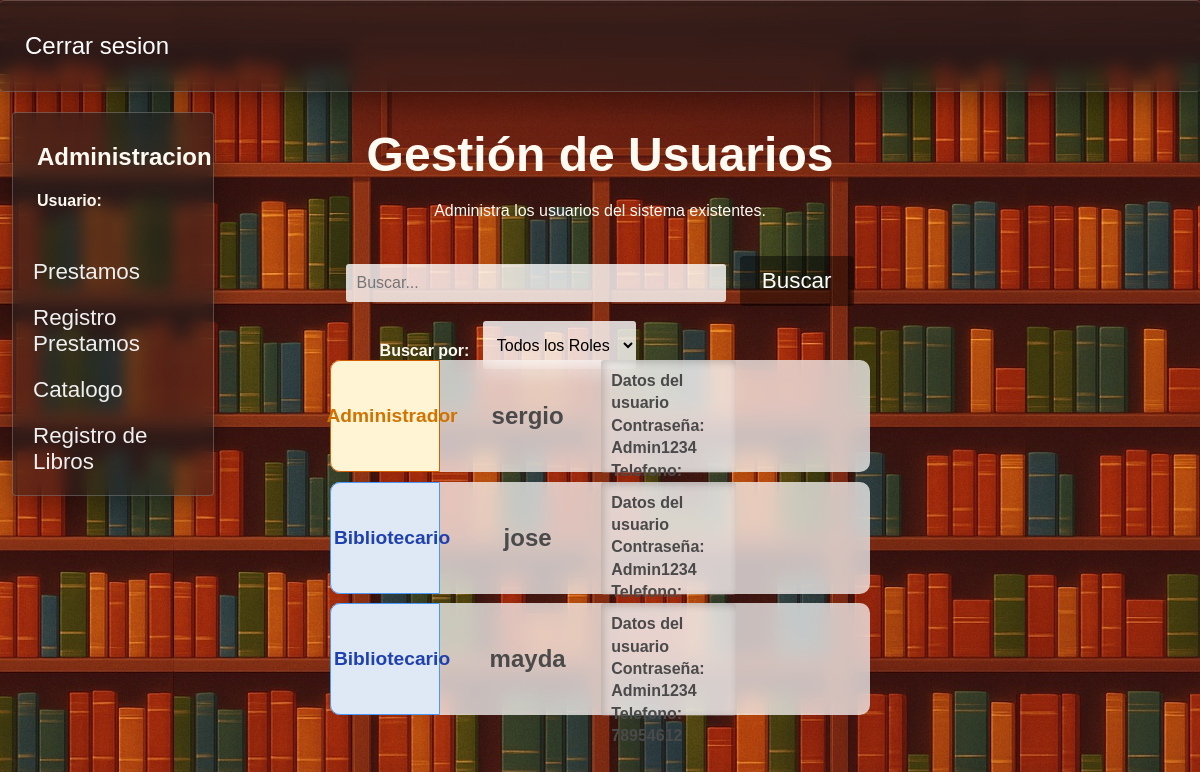
The page /usuarios on the database as committed earlier.
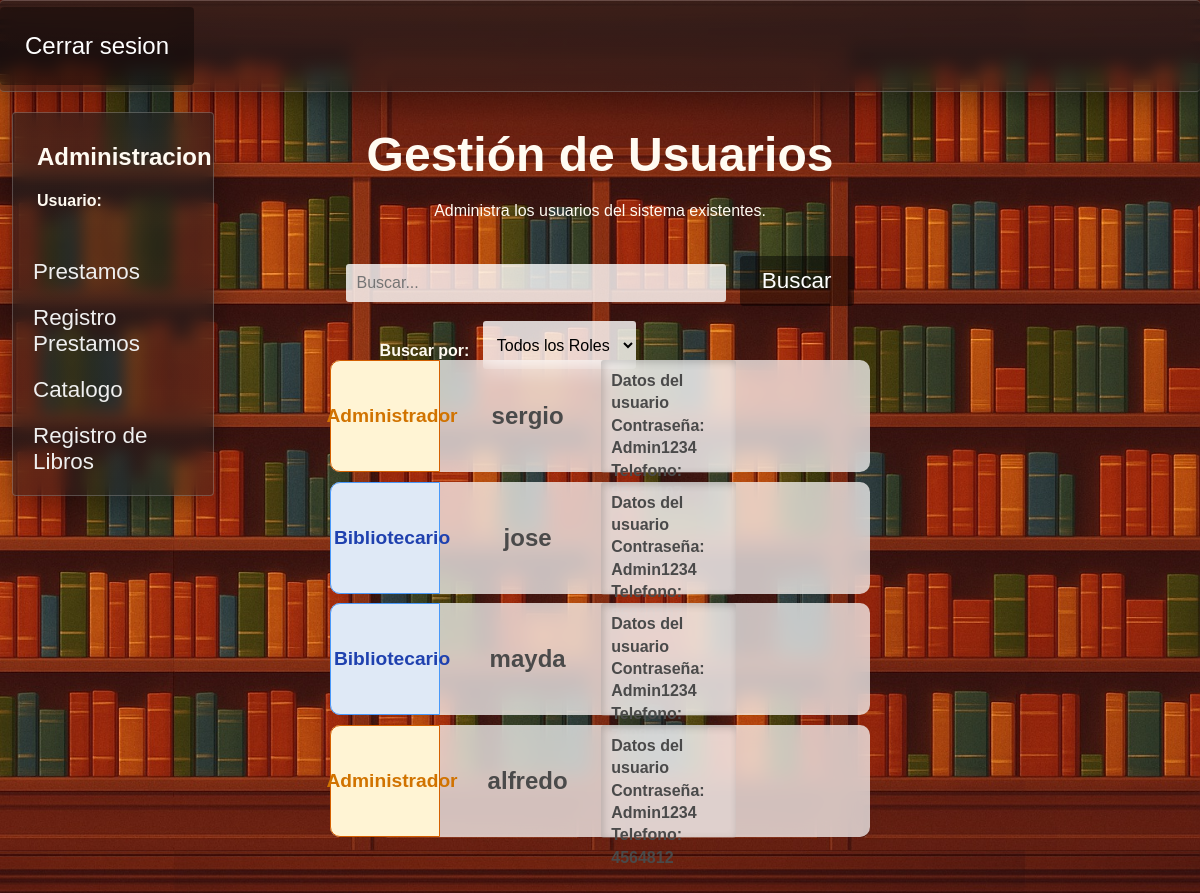
The same page on the database as committed later.
### tables this page shows
CREATE TABLE "Administradores" (
	"id_administrador"	INTEGER NOT NULL,
	"usuario"	TEXT NOT NULL,
	"contrasena"	TEXT NOT NULL,
	"telefono"	TEXT NOT NULL,
	"id_rol"	INTEGER NOT NULL,
	PRIMARY KEY("id_administrador" AUTOINCREMENT),
	FOREIGN KEY("id_rol") REFERENCES "Roles"("id_rol")
);

CREATE TABLE "Roles" (
	"id_rol"	INTEGER NOT NULL,
	"rol"	TEXT NOT NULL,
	PRIMARY KEY("id_rol" AUTOINCREMENT)
);

### app.py (the view)
@app.route("/usuarios",methods = ["POST","GET"])
def usuarios():
    conexion = conexion_BD()
    query = conexion.cursor()
    query.execute("""Select a.id_rol,r.rol,a.usuario,a.contrasena,a.telefono,a.id_administrador from administradores a
                    join roles r on a.id_rol = r.id_rol""")
    usuarios = query.fetchall()
    query.close()
    conexion.close()
    return render_template("usuarios.html",usuarios = usuarios)

### config.py (called while the page is built)
def conexion_BD():
    return sqlite3.connect(DB_PATH)

### templates/usuarios.html (shortened to what this page needs)
<!DOCTYPE html>
<html lang="es">
<head>
    <link rel="stylesheet" href="{{ url_for('static', filename='barra_lateral.css') }}">
    <link rel="stylesheet" href="{{ url_for('static', filename='general.css') }}">
    <link rel="stylesheet" href="{{ url_for('static', filename='estilo_usuarios.css') }}">
    <link rel="stylesheet" href="{{ url_for('static', filename='filtros.css') }}">
</head>
<body>
    <header>
        <div class="navbar fondo-cristal">
            <a href="{{ url_for('logout') }}">Cerrar sesion</a>
        </div>
    </header>
    <main>
        <div class="div-busqueda">
            <form class="frm-usuarios" action="/buscar_usuario" method="POST">
                <label for="buscar_usuario"><h1>Gestión de Usuarios</h1>Administra los usuarios del sistema existentes.</label><br><br><br>
                <input class="buscar-usuario" id="cuadro-busqueda" type="text" name="buscar_usuario" autocomplete="off" placeholder="Buscar...">&nbsp;&nbsp;
                <button id="btn-buscar" type="submit">Buscar</button>
                <section class="menu-filtros">
                    <nav>
                        <section>
                            <h4> Buscar por: &nbsp;&nbsp;</h4>
                            <select name="filtro-busqueda" id="filtro-busqueda">
                                <option value="Todos">Todos los Roles</option>
                            </select>
                        </section>
                    </nav>
            </form>
        </div>
        <section class="barra-lateral fondo-cristal">
            <h2>Administracion</h2>
            <h4>Usuario: <br>
            {{session["rol"]}}&nbsp;{{session["usuario"]}}</h4>
            <nav>
                <a href="{{ url_for('prestamos') }}">Prestamos </a>
                <a href="{{ url_for('registro_prestamos') }}">Registro Prestamos</a>
                <a href="{{ url_for('libros') }}">Catalogo </a>
                <a href="{{ url_for('insertar_libro') }}">Registro de Libros</a>
            </nav>
        </section>
        <div class="contendor-usuarios">
            {% for usuario in usuarios %}
            <div class="usuario">
                <span class="span-rol"
                {% if (usuario[0]|int) == 2 %}
                    id="u-administrador"
                {% elif (usuario[0]|int) == 1 %}
                    id="u-bibliotecario"
                {% endif %}
                >
                    <h2>{{usuario[1]}}</h2>
                </span>
                <span id="span-info-usuarios">
                    <h2>{{usuario[2]}}</h2>
                </span>
                <span id="span-informacion-usuario">
                    <h4 class="h4-datos-usuario">
                        <strong>Datos del usuario</strong><br>
                        Contraseña: {{usuario[3]}} <br>
                        Telefono: {{usuario[4]}}<br>
                    </h4>
                </span>
                <span id="span-acciones-usuario">
                </span>
            </div>
            {% endfor %}
        </div>
    </main>
</body>
</html>

Rows that differ between the two databases and show on the page:
added Administradores: rol "Administrador", usuario "alfredo", contrasena "Admin1234", telefono "4564812"
